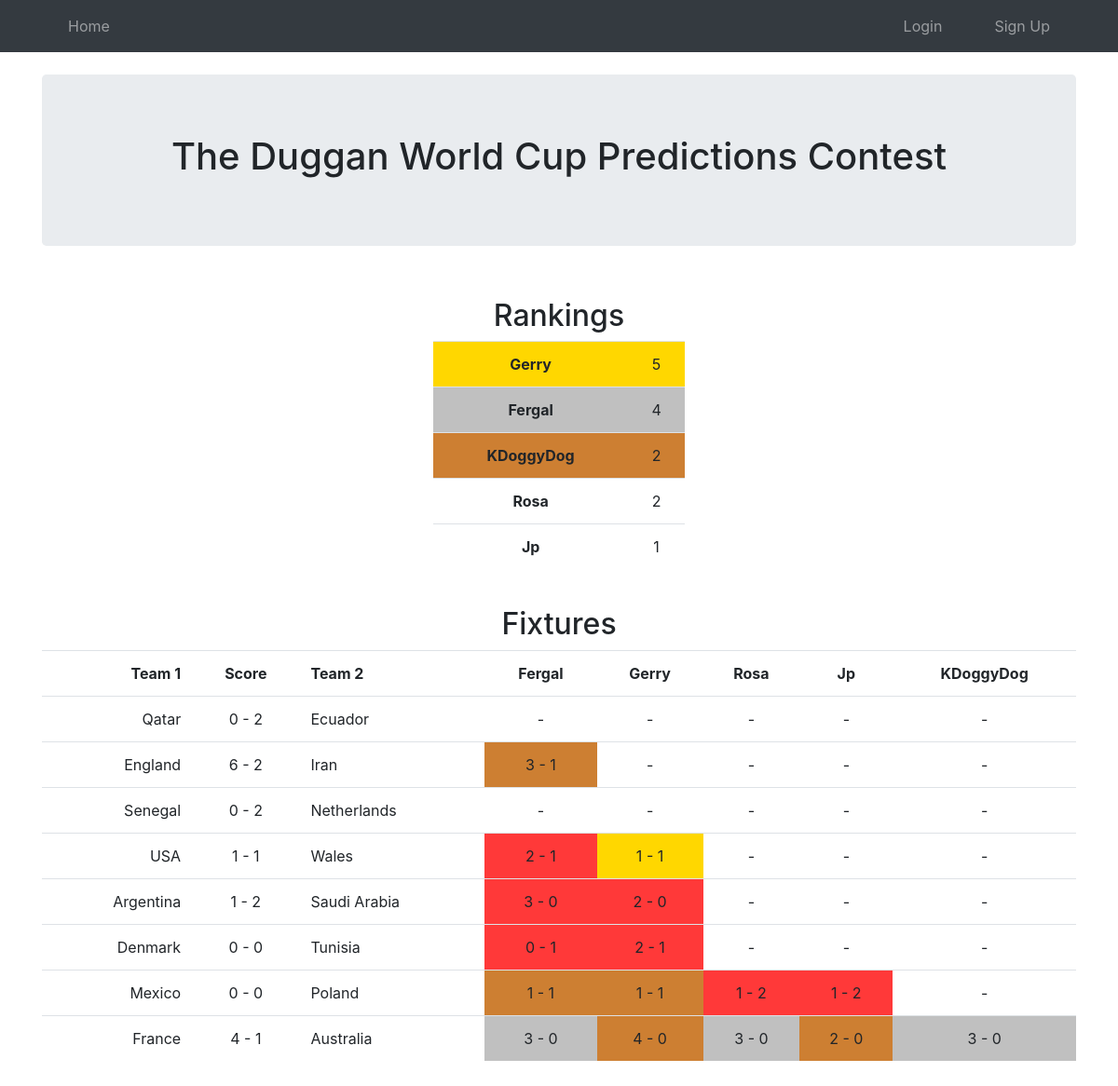
The page / on the database its author committed.
### src/models.py (models this page shows, shortened)
class User(UserMixin, db.Model):
    __tablename__ = "user"
    id = db.Column(db.Integer, primary_key=True) # primary keys are required by SQLAlchemy
    username = db.Column(db.String(100), unique=True, nullable=False)
    password = db.Column(db.String(100), nullable=False)
    score = db.Column(db.Integer, nullable=False, default=0)
    predictions = db.relationship("Prediction", back_populates="user")

class Fixture(db.Model):
    __tablename__ = "fixture"
    id = db.Column(db.Integer, primary_key=True)
    team1 = db.Column(db.String(100), nullable=False)
    team2 = db.Column(db.String(100), nullable=False)
    is_finished = db.Column(db.Boolean, nullable=False, default=False)
    score1 = db.Column(db.Integer, nullable=True)
    score2 = db.Column(db.Integer, nullable=True)
    predictions = db.relationship("Prediction", back_populates="fixture")

### src/main.py (the view)
@main.route("/")
def index():
    users = db.session.query(User).order_by(User.score.desc(), User.username).all()
    df = get_summary_df()
    return render_template("index.html", users=users, df=df)

### src/main.py (called while the page is built)
def sign(x):
    if x > 0:
        return 1
    if x == 0:
        return 0
    if x < 0:
        return -1

### src/templates/index.html
{% extends "base.html" %}
{% block content %}
<br>
<div class="jumbotron">
    <h1 class="text-center">
        The Duggan World Cup Predictions Contest
    </h1>
</div>
<br>
<div class="container text-center" style="width: 300px">
    <h2>Rankings</h2>
    <table class="table">
        {% for user in users %}
        {% if loop.index == 1 %}
            {% set class="points3"%}
        {% elif loop.index == 2 %}
            {% set class="points2" %}
        {% elif loop.index == 3 %}
            {% set class="points1" %}
        {% else %}
            {% set class="" %}
        {% endif %}
        <tr class="{{ class }}">
            <th>{{ user.username }}</th>
            <td>{{ user.score }}</td>
        </tr>
        {% endfor %}
    </table>
</div>
<br>
<div class="text-center">
    <h2>Fixtures</h2>
    <table class="table">
        <tr>
            <th class="text-right">Team 1</th>
            <th class="text-center">Score</th>
            <th class="text-left">Team 2</th>
            {% for username in df.columns[3:] %}
                <th class="text-center">{{ username }}</th>
            {% endfor %}
        </tr>
        {% for index, row in df.iterrows() %}
            <tr>
                <td class="text-right">{{ row[0] }}</td>
                <td class="text-center">{{ row[1][0] }} - {{ row[1][1] }}</td>
                <td class="text-left">{{ row[2] }}</td>
                {% for username in df.columns[3:] %}
                    {% if '' in row[username] %}
                        {% set class="" %}
                    {% elif '' in row[1] %}
                        {% set class="" %}
                    {% else %}
                        {% set predicted_gd = row[username][0] - row[username][1] %}
                        {% set actual_gd = row[1][0] - row[1][1] %}
                        {% if row[username] == row[1] %}
                            {% set class="points3" %}
                        {% elif predicted_gd == actual_gd != 0 %}
                            {% set class="points2" %}
                        {% elif sign(predicted_gd) == sign(actual_gd) %}
                            {% set class="points1" %}
                        {% else %}
                            {% set class="points0" %}
                        {% endif %}
                    {% endif %}
                    <td class="text-center {{ class }}">{{ row[username][0] }} - {{ row[username][1] }}</td>
                {% endfor %}
            </tr>
        {% endfor %}
    </table>
</div>
<br><br><br><br>
{% endblock %}

### src/templates/base.html (shortened to what this page needs)
<!DOCTYPE html>
<html>
<head>
    <link rel="stylesheet" href="https://cdn.jsdelivr.net/npm/bootstrap@4.0.0/dist/css/bootstrap.min.css">
</head>
<body>
    <nav class="navbar navbar-expand-lg navbar-dark bg-dark">
        <div class="container">
            <ul class="navbar-nav mr-auto">
                <li class="nav-item">
                    <a href="{{ url_for('main.index') }}" class="nav-link">
                        Home
                    </a>
                </li>
            </ul>
            <ul class="navbar-nav ml-auto">
                {% if not current_user.is_authenticated %}
                <li class="nav-item">
                    <a href="{{ url_for('auth.login') }}" class="nav-link">
                        Login
                    </a>
                </li>
                <li class="nav-item">
                    <a href="{{ url_for('auth.signup') }}" class="nav-link">
                        Sign Up
                    </a>
                </li>
                {% endif %}
            </ul>
        </div>
    </nav>
    <div class="container">
        {% block content %}
        {% endblock %}
    </div>
</body>
</html>

### src/templates/base.html (style rules this page uses)
li.nav-item { padding-left:20px; padding-right:20px }
.points3 { background-color: #FFD700; }
.points2 { background-color: #C0C0C0; }
.points1 { background-color: #CD7F32; }
.points0 { background-color: rgb(255, 57, 57); }

### rows shown on the page
User: username "Gerry", score "5", username "1", username "2", username "0", username "4"
User: username "Fergal", score "4", username "3", username "1", username "2", username "0"
User: username "KDoggyDog", score "2", username "3", username "0"
User: username "Rosa", score "2", username "1", username "2", username "3", username "0"
User: username "Jp", score "1", username "1", username "2", username "0"
Fixture: team1 "Qatar", team2 "Ecuador"
Fixture: team1 "England", team2 "Iran"
Fixture: team1 "Senegal", team2 "Netherlands"
Fixture: team1 "USA", team2 "Wales"
Fixture: team1 "Argentina", team2 "Saudi Arabia"
Fixture: team1 "Denmark", team2 "Tunisia"
Fixture: team1 "Mexico", team2 "Poland"
Fixture: team1 "France", team2 "Australia"

### other values the page prints
{{ row[1][0] }} "0" "6" "0" "1" "1" "0" "0" "4"
{{ row[1][1] }} "2" "2" "2" "1" "2" "0" "0" "1"
